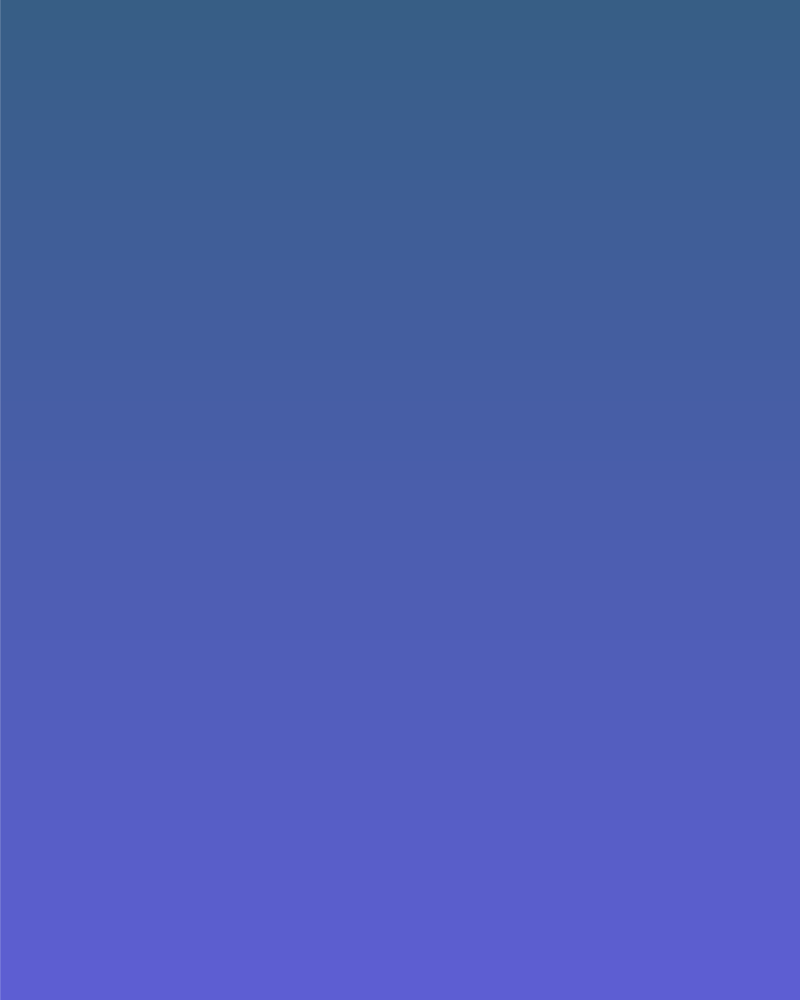
Frame 1 (no input)
Frame 60 (the mouse pressed at the canvas centre just before this capture): identical to frame 1, image omitted
Frame 120 (the mouse held since frame 60 and released just before this capture): identical to frame 1, image omitted

The Processing sketch that drew this single still picture (run headless with seeded random() and noise(); from frame 60 on, the mouse is pressed at the canvas centre):

// Processing sketch: recursive_tree_2
// ── recursive_tree_2.pde
int maxdepth = 11;

void setup() {
  size(800, 1000);
  reset();
}

void draw() {

}

void reset(){
  background(255);
  strokeWeight(1);
  for (int i = 0; i <height; i++) {
    stroke(map(i, height, 0, 50, 0), 50, map(i, height, 0, 200, 100), 200);
    line(0, i, width, i);
  }
}

void drawTree(float x, float y, float theta, int depth) {
  if (depth == maxdepth) return;
  if(depth > maxdepth-3 && random(1) > .3) return;
  pushMatrix();
  translate(x, y);
  rotate(theta);
  strokeWeight(map(depth, 0, maxdepth, maxdepth, 0)-1);
  float h = random(maxdepth-depth)*10;
  if (depth>8) {
    noStroke();
    if(random(1) > .6)
    fill(10, map(depth, 0, maxdepth, 0, 150), 1);
    else fill(10, map(depth, 0, maxdepth, 0, 255), 1);
    circle(0, 0, h);
  } else if (depth > 0) {
    stroke(35, 25, 50);
    line(0, 0, h, 0);
  }
  else if (depth==0) {
    h =height/4;
    strokeWeight(20);
    stroke(35, 25, 50);
    line(0, 0, h, 0);
  }
  int branches = (int)random(depth/3)+3;
  for (int i = 0; i < branches; i++)
    drawTree(h, 0, -3*PI/16 + (float)i*(PI/2)/branches, depth+1);
  popMatrix();
}

void mousePressed() {
  reset();
  strokeWeight(1);
  for (int i = 0; i <height; i++) {
    stroke(map(i, height, 0, 50, 0), 50, map(i, height, 0, 200, 100), 200);
    line(0, i, width, i);
  }

  drawTree(width/2, .9*height, 3*PI/2, 0);
}

void keyPressed() {
  if (key == ' ')
    save("bg"+frameCount+".png");
  else if (key == 'r') {
    reset();
  }
}
